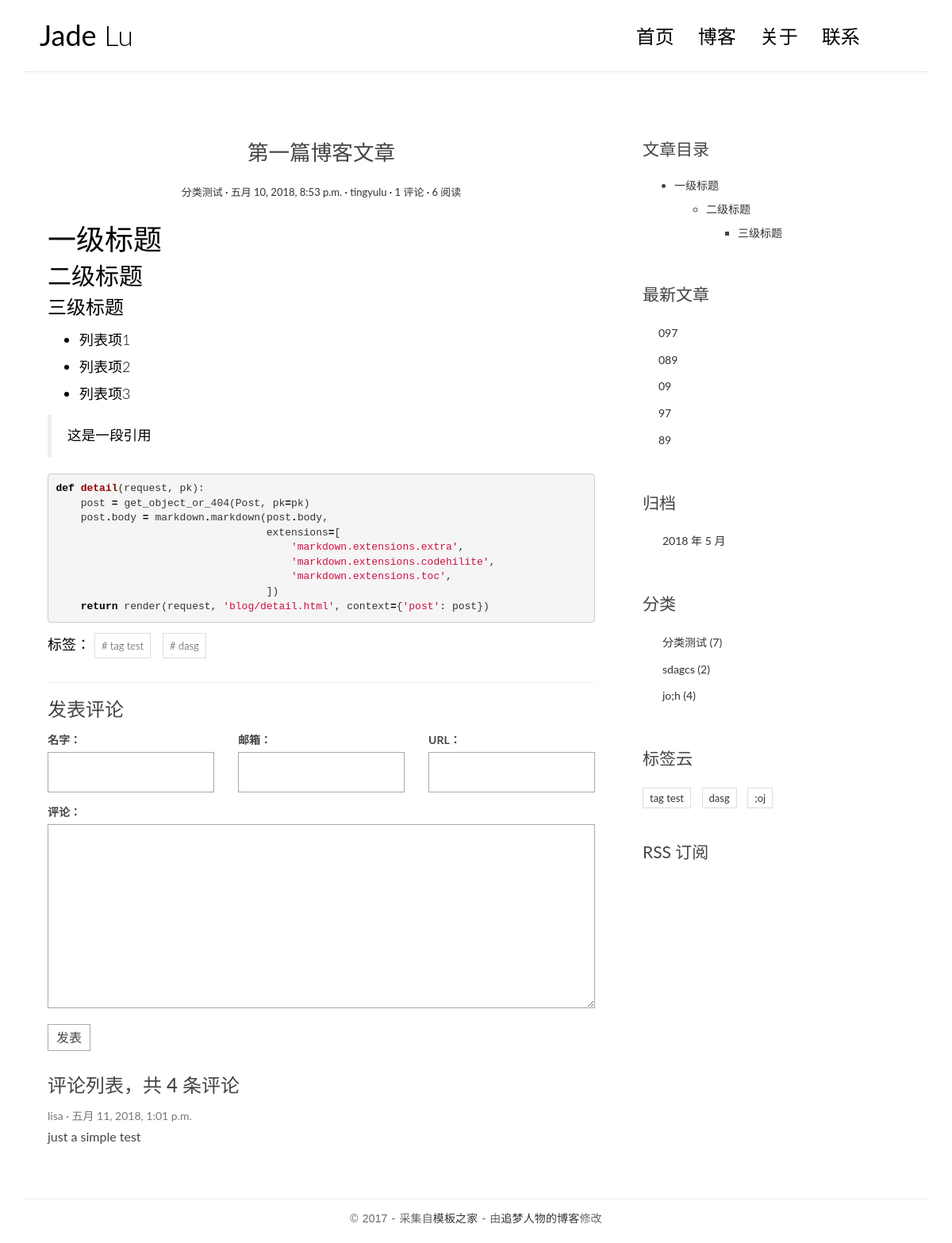
The app's page /post/2/ with its own data.
### blog/models.py (models this page shows, shortened)
class Post(models.Model):   # 文章表格
    title = models.CharField(max_length=70)
    body = models.TextField()
    excerpt = models.CharField(max_length=200, blank=True)
    def save(self,*args,**kwargs):
        if not self.excerpt:
            md = markdown.Markdown(extensions=[
                'markdown.extensions.extra',
                'markdown.extensions.codehilite',
            ])
            self.excerpt = strip_tags(md.convert(self.body))[:54]
        super(Post, self).save(*args,**kwargs)
    created_time = models.DateTimeField()
    modified_time = models.DateTimeField()
    category = models.ForeignKey(Category)
    tags = models.ManyToManyField(Tag, blank=True)
    author = models.ForeignKey(User)
    views = models.PositiveIntegerField(default=0) #此字段类型的值只允许为正整数或0，这里我们设置初始化为0.
    def get_absolute_url(self):
        return reverse('blog:detail', kwargs={'pk': self.pk})
    class Meta:
        ordering = ['-created_time'] #ordering 属性用来指定文章排序方式。列表中可以有多个项。
    def increase_views(self):
        self.views += 1
        self.save(update_fields=['views'])#更新数据库中views字段的值，保存到数据库

class Category(models.Model):   # 分类表格
    name = models.CharField(max_length=100)

class Tag(models.Model):   # 标签表格
    name = models.CharField(max_length=100)

### comments/models.py (models this page shows, shortened)
class Comment(models.Model):
    name = models.CharField(max_length=100)  # 评论用户的名字
    email = models.EmailField(max_length=255) # 邮箱
    url = models.URLField(blank=True) # 个人网站
    text = models.TextField() # 内容
    created_time = models.DateTimeField(auto_now_add=True) # 评论时间，
    post = models.ForeignKey('blog.Post') # 这个评论是关联到某篇文章（Post)的

### blog/views.py (the view)
# urls.py: url(r'^post/(?P<pk>[0-9]+)/$',views.PostDetailView.as_view(), name='detail'),
class PostDetailView(DetailView):
    model = Post
    template_name ='blog/detail.html'
    context_object_name = 'post'
    def get(self,request, *args, **kwargs):
        response = super(PostDetailView,self).get(request,*args,**kwargs)
        self.object.increase_views()
        return response
    def get_object(self, queryset=None):
        post = super(PostDetailView, self).get_object(queryset=None)
        """post.body= markdown.markdown(post.body,
                                     extensions=[
                                         'markdown.extensions.extra',
                                         'markdown.extensions.codehilite', # 代码高亮拓展
                                         'markdown.extensions.toc', # 自动生成目录的拓展，
                                                                    # 这样在渲染Markdown文本时就可以在文中插入目录
                                     ])"""
        md = markdown.Markdown(extensions=[
            'markdown.extensions.extra',
            'markdown.extensions.codehilite',
            'markdown.extensions.toc',
        ])# 先实例化一个markdown.Markdown类
        post.body = md.convert(post.body) # 将post.body中的Markdown文本渲染成HTML文本。
        post.toc = md.toc
        return post
    def get_context_data(self, **kwargs):
        context = super(PostDetailView,self).get_context_data(**kwargs)
        form = CommentForm()
        comment_list = self.object.comment_set.all()
        context.update({
            'form': form,
            'comment_list': comment_list
        })
        return context

### comments/forms.py
class CommentForm(forms.ModelForm):
    class Meta: # 内部类 Meta, 用来指定一些和表单相关的东西
        model = Comment  #表明这个表单对应的数据库模型是Comment类
        fields = ['name', 'email', 'url', 'text'] # 指定了表单需要显示的字段

### blog/templatetags/blog_tags.py (called while the page is built)
@register.simple_tag    #注册这个函数为模板标签，这样就能通过{% get_recent_posts %}语法在模板中调用这个函数
def get_recent_posts(num=5):
    return Post.objects.all().order_by('-created_time')[:num]

@register.simple_tag
def archives():
    return Post.objects.dates('created_time', 'month', order='DESC')

@register.simple_tag
def get_categories():
    return Category.objects.annotate(num_posts=Count('post')).filter(num_posts__gt=0)

@register.simple_tag
def get_tags():
    return Tag.objects.annotate(num_posts=Count('post')).filter(num_posts__gt=0)

### templates/blog/detail.html (shortened to what this page needs)
{% extends 'base.html' %}
{% block main %}
    <article class="post post-1">
        <header class="entry-header">
            <h1 class="entry-title">{{ post.title }}</h1>
            <div class="entry-meta">
                <span class="post-category"><a href="{% url 'blog:category' post.category.pk %}">{{ post.category.name }}</a></span>
                <span class="post-date"><a href="#"><time class="entry-date"
                                                          datetime="2012-11-09T23:15:57+00:00">{{ post.created_time }}</time></a></span>
                <span class="post-author"><a href="#">{{ post.author }}</a></span>
                <span class="comments-link"><a href="{{ post.get_absolute_url }}#comment-area">{{ post.comment_set.count}} 评论</a></span>
                <span class="views-count"><a href="#">{{ post.views }} 阅读</a></span>
            </div>
        </header>
        <div class="entry-content clearfix">
           {{ post.body|safe }}
            <div class="widget-tag-cloud">
                <ul>
                    标签：
                    {% for tag in post.tags.all %}
                        <li><a href="{% url 'blog:tag' tag.pk %}"># {{ tag.name }}</a></li>
                    {% endfor %}
                </ul>
            </div>
        </div>
    </article>
    <section class="comment-area" id="comment-area">
        <hr>
        <h3>发表评论</h3>
        <form action="{% url 'comments:post_comment' post.pk %}" method="post" class="comment-form">
            <div class="row">
                <div class="col-md-4">
                    <label for="{{ form.name.id_for_label }}">名字：</label>
                    {{ form.name }}
                </div>
                <div class="col-md-4">
                    <label for="{{ form.email.id_for_label }}">邮箱：</label>
                    {{ form.email }}
                </div>
                <div class="col-md-4">
                    <label for="{{ form.url.id_for_label }}">URL：</label>
                    {{ form.url }}
                </div>
                <div class="col-md-12">
                    <label for="{{ form.text.id_for_label }}">评论：</label>
                    {{ form.text }}
                    <button type="submit" class="comment-btn">发表</button>
                </div>
            </div>
        </form>
        <div class="comment-list-panel">
            <h3>评论列表，共 <span>4</span> 条评论</h3>
            <ul class="comment-list list-unstyled">
                {% for comment in comment_list %}
                <li class="comment-item">
                    <span class="nickname">{{ comment.name }}</span>
                    <time class="submit-date">{{ comment.created_time }}</time>
                    <div class="text">
                        {{ comment.text }}
                    </div>
                </li>
                {% empty %}
                暂无评论
                {% endfor %}
            </ul>
        </div>
    </section>
{% endblock main %}
{% block toc %}
    <div class="widget widget-content">
        <h3 class="widget-title">文章目录</h3>
        {{ post.toc|safe }}
    </div>
{% endblock toc %}

### templates/base.html (shortened to what this page needs)
{% load staticfiles %}
{% load blog_tags %}
<!DOCTYPE html>
<html>
<head>
    <link rel="stylesheet" href="{% static 'blog/css/bootstrap.min.css' %}">
    <link rel="stylesheet" href="http://code.ionicframework.com/ionicons/2.0.1/css/ionicons.min.css">
    <link rel="stylesheet" href="{% static 'blog/css/pace.css' %}">
    <link rel="stylesheet" href="{% static 'blog/css/custom.css' %}">
    <link rel="stylesheet" href="{% static 'blog/css/highlights/github.css' %}">
</head>
<body>
<div class="container">
    <header id="site-header">
        <div class="row">
            <div class="col-md-4 col-sm-5 col-xs-8">
                <div class="logo">
                    <h1><a href="{% url 'blog:index' %}"><b>Jade</b> Lu</a></h1>
                </div>
            </div>
            <div class="col-md-8 col-sm-7 col-xs-4">
                <nav class="main-nav" role="navigation">
                    <div class="collapse navbar-collapse" id="bs-example-navbar-collapse-1">
                        <ul class="nav navbar-nav navbar-right">
                            <li class="cl-effect-11"><a href="{% url 'blog:index' %}" data-hover="首页">首页</a></li>
                            <li class="cl-effect-11"><a href="full-width.html" data-hover="博客">博客</a></li>
                            <li class="cl-effect-11"><a href="about.html" data-hover="关于">关于</a></li>
                            <li class="cl-effect-11"><a href="contact.html" data-hover="联系">联系</a></li>
                        </ul>
                    </div>
                </nav>
            </div>
        </div>
    </header>
</div>
<div class="content-body">
    <div class="container">
        <div class="row">
            <main class="col-md-8">
                {% block main %}
                {% endblock main %}
            </main>
            <aside class="col-md-4">
                {% block toc %}
                {% endblock toc %}
                <div class="widget widget-recent-posts">
                    <h3 class="widget-title">最新文章</h3>
                    {% get_recent_posts as recent_post_list %}
                    <ul>
                        {% for post in recent_post_list %}
                        <li>
                            <a href="{{ post.get_absolute_url }}">{{ post.title }}</a>
                        </li>
                        {% empty %}
                        暂无文章！
                        {% endfor %}
                    </ul>
                </div>
                <div class="widget widget-archives">
                    <h3 class="widget-title">归档</h3>
                    {% archives as date_list %}
                    <ul>
                        {% for date in date_list %}
                        <li>
                            <a href="{% url 'blog:archives' date.year date.month %}">{{ date.year }} 年 {{ date.month }} 月</a>
                        </li>
                        {% empty %}
                        暂无归档！
                        {% endfor %}
                    </ul>
                </div>
                <div class="widget widget-category">
                    <h3 class="widget-title">分类</h3>
                    {% get_categories as category_list %}
                    <ul>
                        {% for category in category_list %}
                        <li>
                            <a href="{% url 'blog:category' category.pk %}">{{ category.name }} <span class="post-count">({{ category.num_posts }})</span></a>
                        </li>
                        {% empty %}
                        暂无分类！
                        {% endfor %}
                    </ul>
                </div>
                <div class="widget widget-tag-cloud">
                    <h3 class="widget-title">标签云</h3>
                    {% get_tags as tag_list %}
                    <ul>
                        {% for tag in tag_list %}
                        <li>
                            <a href="{% url 'blog:tag' tag.pk %}">{{ tag.name }}</a>
                        </li>
                        {% empty %}
                        暂无标签！
                        {% endfor %}
                    </ul>
                </div>
                <div class="rss">
                    <a href="{% url 'rss' %}"> RSS 订阅</a>
                </div>
            </aside>
        </div>
    </div>
</div>
<footer id="site-footer">
    <div class="container">
        <div class="row">
            <div class="col-md-12">
                <p class="copyright">&copy 2017 - 采集自<a href="http://www.cssmoban.com/"
                                                        target="_blank" title="模板之家">模板之家</a>
                    - 由<a href="http://zmrenwu.com/" title="网页模板" target="_blank">追梦人物的博客</a>修改
                </p>
            </div>
        </div>
    </div>
</footer>
</body>
</html>

### blog/static/blog/css/custom.css (style rules this page uses)
* { outline: none; }
h1, h2, h3, h4, h5, h6 { margin-top: 0; }
b { font-weight: 400; }
a { color: #333; }
body { color: #444; font-family: 'Lato', sans-serif; }
p { font-family: 'Ubuntu', sans-serif; font-weight: 400; word-spacing: 1px; letter-spacing: 0.01em; }
#site-header { background-color: #FFF; padding: 25px 20px; margin-bottom: 40px; border-bottom: 1px solid #e7e7e7; }
.logo h1 a { color: #000; }
.logo h1 { margin: 0; font-family: 'Lato', sans-serif; font-weight: 300; }
.main-nav { margin-top: 11px; max-width: 95%; }
.main-nav a { color: #000000 !important; padding: 0 0 5px 0 !important; margin-right: 30px; font-family: 'Lato', sans-serif; font-weight: 300; font-size: 24px; }
.cl-effect-11 a { padding: 10px 0; color: #0972b4; text-shadow: none; }
.cl-effect-11 a::before { position: absolute; top: 0; left: 0; overflow: hidden; padding: 0 0 5px 0 !important; max-width: 0; border-bottom: 1px solid #000; color: #000; content: attr(data-hover); white-space: nowrap; -webkit-transition: max-width 0.5s; -moz-transition: max-width 0.5s; transition: max-width 0.5s; }
.content-body { padding-bottom: 4em; }
.post { background: #fff; padding: 30px 30px 0; }
.entry-title { text-align: center; font-size: 1.9em; margin-bottom: 20px; line-height: 1.6; padding: 10px 20px 0; }
.entry-meta { text-align: center; color: #DDDDDD; font-size: 13px; margin-bottom: 30px; }
.entry-content { font-size: 18px; line-height: 1.9; font-weight: 300; color: #000; }
.post-category::after, .post-date::after, .post-author::after, .comments-link::after { content: ' ·'; color: #000; }
.widget { background: #fff; padding: 30px 0 0; }
.widget-title { font-size: 1.5em; margin-bottom: 20px; line-height: 1.6; padding: 10px 0 0; font-weight: 400; }
.widget-recent-posts ul { padding: 0; margin: 0; padding-left: 20px; }
.widget-recent-posts ul li { list-style-type: none; position: relative; line-height: 170%; margin-bottom: 10px; }
.widget-recent-posts ul li::before { content: '\f3d3'; font-family: "Ionicons"; position: absolute; left: -17px; top: 3px; font-size: 16px; color: #000; }
.widget-archives ul { padding: 0; margin: 0; padding-left: 25px; }
.widget-archives ul li { list-style-type: none; position: relative; line-height: 170%; margin-bottom: 10px; }
.widget-archives ul li::before { content: '\f3f3'; font-family: "Ionicons"; position: absolute; left: -25px; top: 1px; font-size: 16px; color: #000; }
.widget-category ul { padding: 0; margin: 0; padding-left: 25px; }
.widget-category ul li { list-style-type: none; position: relative; line-height: 170%; margin-bottom: 10px; }
.widget-category ul li::before { content: '\f3fe'; font-family: "Ionicons"; position: absolute; left: -25px; top: 1px; font-size: 18px; color: #000; }
.widget-tag-cloud ul { padding: 0; margin: 0; margin-right: -10px; }
.widget-tag-cloud ul li { list-style-type: none; font-size: 13px; display: inline-block; margin-right: 10px; margin-bottom: 10px; padding: 3px 8px; border: 1px solid #ddd; }
.widget-content ul ul { margin-top: 10px; }
.widget-content ul li { margin-bottom: 10px; }
.rss { font-size: 21px; margin-top: 30px; }
.rss a { color: #444; }
#site-footer { padding-top: 10px; padding: 0 0 1.5em 0; }
.copyright { text-align: center; padding-top: 1em; margin: 0; border-top: 1px solid #eee; color: #666; }
.contact-form input, .comment-form input { border: 1px solid #aaa; margin-bottom: 15px; width: 100%; padding: 15px 15px; font-size: 16px; line-height: 100%; transition: 0.4s border-color linear; }
.contact-form textarea, .comment-form textarea { border: 1px solid #aaa; margin-bottom: 15px; width: 100%; padding: 15px 15px; font-size: 16px; line-height: 20px !important; min-height: 183px; transition: 0.4s border-color linear; }
.comment-area { padding: 0 30px 0; }
.comment-form { margin-top: 15px; }
.comment-form .comment-btn { background-color: #fff; border: 1px solid #aaa; font-size: 16px; padding: 5px 10px; }
.comment-list-panel { margin-top: 30px; }
.comment-list { margin-top: 15px; }
.comment-item .nickname, .comment-item .submit-date { color: #777; font-size: 14px; }
.comment-item .nickname:after { content: ' ·'; }
.comment-item .text { padding-top: 5px; font-size: 16px; }

### blog/static/blog/css/highlights/github.css (style rules this page uses)
.codehilite .k { color: #000000; font-weight: bold }
.codehilite .o { color: #000000; font-weight: bold }
.codehilite .nf { color: #990000; font-weight: bold }
.codehilite .w { color: #bbbbbb }
.codehilite .s1 { color: #d01040 }

### records on screen
Post: title "第一篇博客文章", category.name "分类测试", created_time "五月 10, 2018, 8:53 p.m.", author "tingyulu", comment_set.count "1", views "6", body "一级标题 二级标题 三级标题 列表项1 列表项2 列表项3 这是一段引用 def detail ( request , pk ): post = get_object_or_404 ( Post , pk = pk ) post . body = markdown . markdown ( post . body , extensions = [ 'markdown.extensions.extra' , 'markdown.extensions.codehilite' , 'markdown.extensions.toc' , ]) return render ( request , 'blog/detail.html' , context = { 'post' : post })", toc "一级标题 二级标题 三级标题"
Tag: name "tag test"
Tag: name "dasg"
Comment: name "lisa", created_time "五月 11, 2018, 1:01 p.m.", text "just a simple test"
Post: title "097"
Post: title "089"
Post: title "09"
Post: title "97"
Post: title "89"
Category: name "分类测试", num_posts "7"
Category: name "sdagcs", num_posts "2"
Category: name "jo;h", num_posts "4"
Tag: name ";oj"

### other values on screen
{{ date.year }} "2018"
{{ date.month }} "5"
